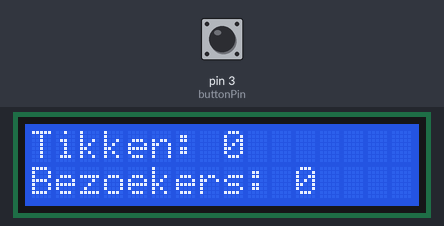
Simulated run of this sketch. Board: Arduino Uno, built with avr-gcc and run on an emulated ATmega328P. Parts: 16×2 character LCD. The inputs (shaded band) are chosen by the test bench; at power-on: pin 3 (buttonPin) LOW.

Above: at 4.3 s.
4.4 s: pin 3 (buttonPin) pulled HIGH for 0.15 s
At 5.4 s:
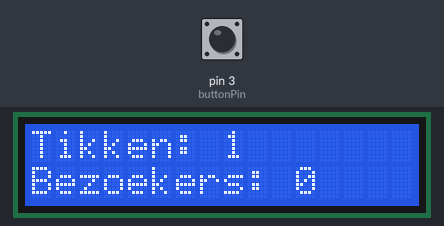
6.0 s: pin 3 (buttonPin) pulled HIGH for 1 s
At 6.6 s:
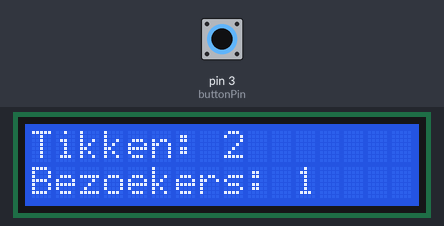
8.5 s: pin 3 (buttonPin) pulled HIGH for 0.15 s
At 9.7 s:
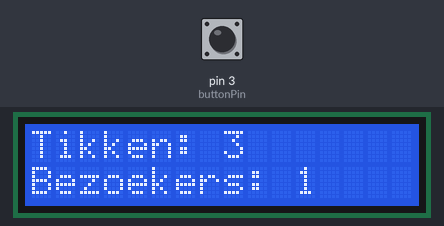
10.1 s: pin 3 (buttonPin) pulled HIGH for 1 s
At 11.0 s:
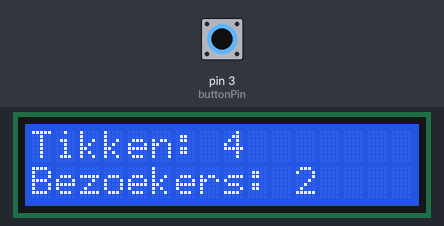
Timing chart, 0 to 13.1 s (numbered marks = the images above; inputs shaded):
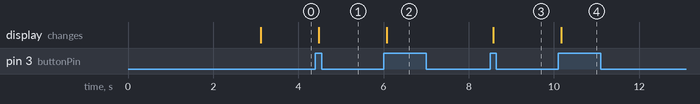

Measured:
- after the input at 4.4 s, the display: changes after 0.07 s (image 1)
- after the input at 6.0 s, the display: changes after 0.07 s (image 2)
- after the input at 8.5 s, the display: changes after 0.07 s (image 3)
- after the input at 10.1 s, the display: changes after 0.07 s (image 4)

The sketch:

HetKabinet_Counter.ino
```cpp
// Programa : Het Kabinet Bezoekersteller
// Autor : PD5WL - Wijnand Laros
// Copywrite : Larosnet - Wijnand Laros

#include <LiquidCrystal_I2C.h>
LiquidCrystal_I2C lcd(0x3F,2,1,0,4,5,6,7,3, POSITIVE);
const int buttonPin = 3;
const int resetPin = 4;
int buttonState;
int lastButtonState = LOW;
long lastDebounceTime = 0;
long debounceDelay = 50;
int counter = 0;

void setup() {
  pinMode(buttonPin, INPUT);
  pinMode(resetPin, INPUT);
  lcd.begin (16,2);

// Backlight aan
  lcd.setBacklight(HIGH);

// Start scherm
    lcd.setCursor(0,0);
    lcd.print("  Het  Kabinet  ");
    lcd.setCursor(0,1);
    lcd.print("By Wijnand Laros");
    delay(3000);
    lcd.clear();
    lcd.setCursor(0,0);
    lcd.print("Tikken: 0");
    lcd.setCursor(0,1);
    lcd.print("Bezoekers: 0");
}

void loop() {

// Start meetingen
  boolean pressed = debounce();
  if (pressed == true) {
    counter++;
    lcd.setCursor(0,0);
    lcd.print("Tikken: ");
    lcd.setCursor(8,0);
    lcd.print(counter);
    lcd.setCursor(0,1);
    lcd.print("Bezoekers: ");
    lcd.setCursor(11,1);
    lcd.print(counter/2);
  }
}

boolean debounce() {
  boolean retVal = false;
  int reading = digitalRead(buttonPin);
  if (reading != lastButtonState) {
    lastDebounceTime = millis();
  }
  if ((millis() - lastDebounceTime) > debounceDelay) {
    if (reading != buttonState) {
      buttonState = reading;
      if (buttonState == HIGH) {
        retVal = true;
      }
    }
  }
  lastButtonState = reading;
  return retVal;
}
```
